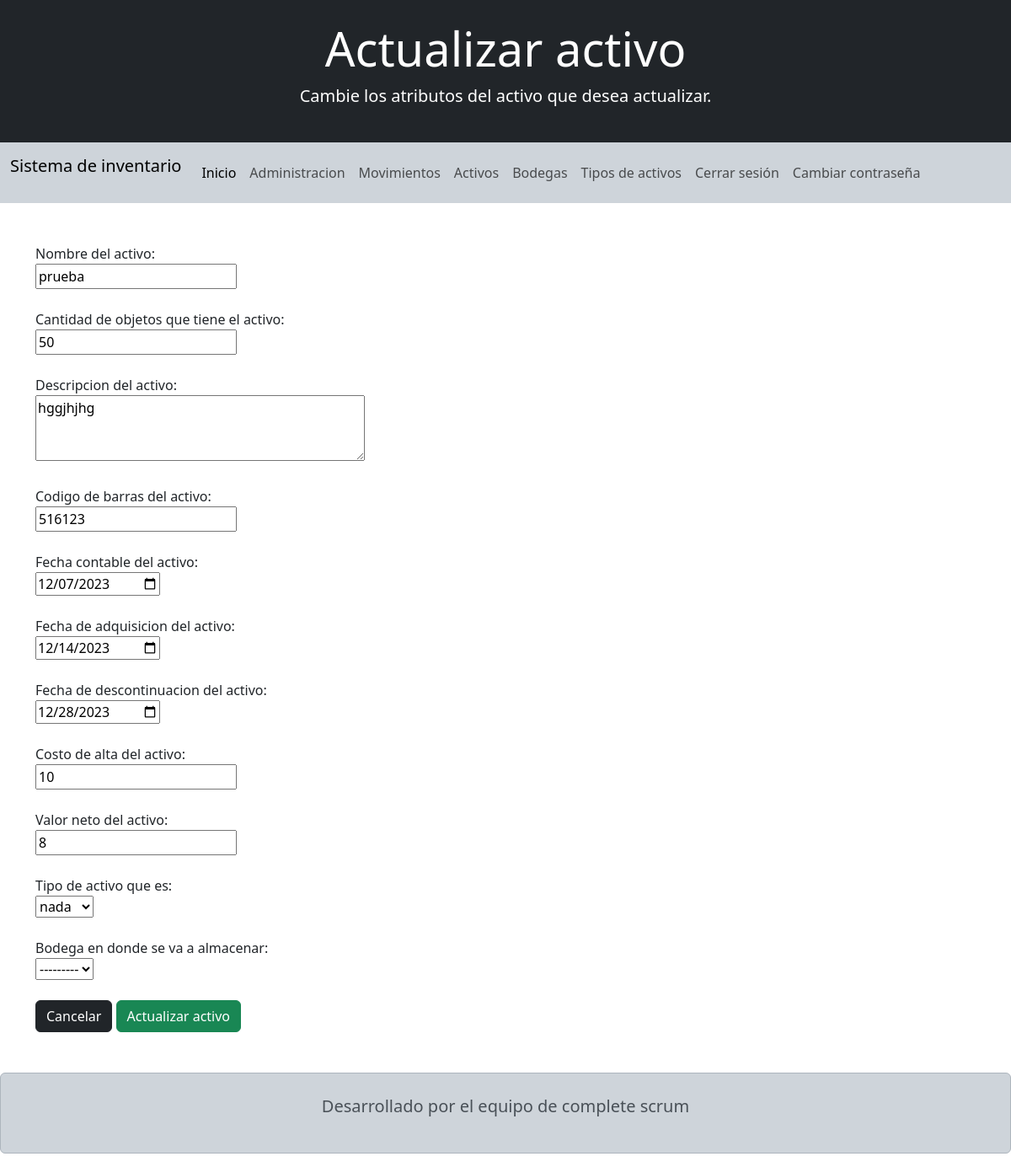
Page /actualizar-activo/1/ on the earlier database version.
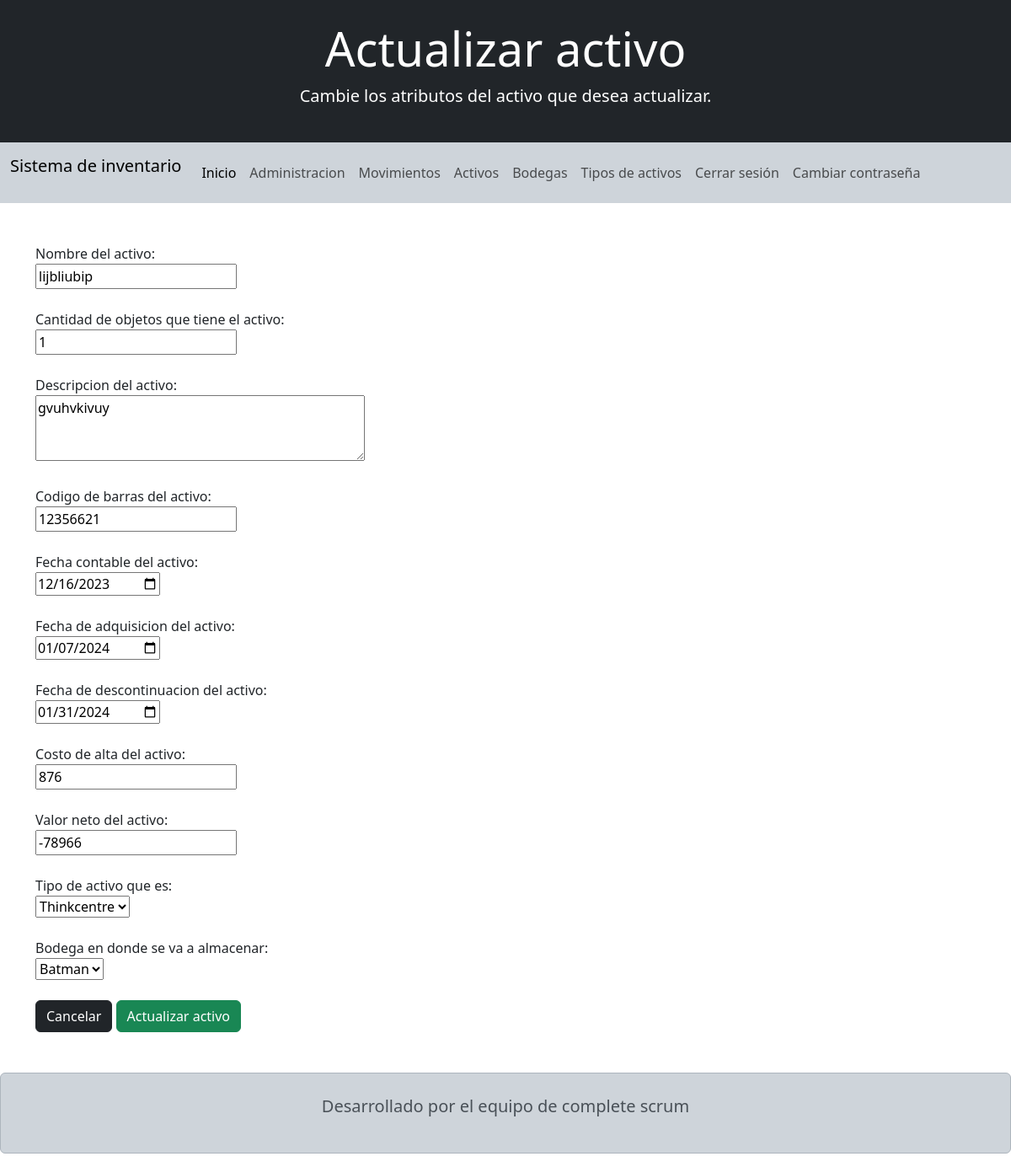
Same page on the later database version.
### appProject/models.py (models this page shows, shortened)
class Activo(models.Model):
    nombre =                models.CharField           (blank=False, null=False, verbose_name="Nombre del activo",           max_length=50)
    cantidad =              models.PositiveIntegerField(blank=False, null=False, verbose_name="Cantidad del activo")
    descripcion =           models.CharField           (blank=False, null=False, verbose_name="Descripcion del activo",      max_length=1000)
    codigo_barra =          models.CharField           (blank=False, null=False, verbose_name="Codigo de barras del activo", max_length=50)
    fecha_contable =        models.DateField           (blank=False, null=False, verbose_name="Fecha contable del activo")
    fecha_adquisicion =     models.DateField           (blank=False, null=False, verbose_name="Fecha de adquisicion del activo")
    fecha_descontinuacion = models.DateField           (blank=False, null=False, verbose_name="Fecha de descopntinuacion del activo")
    costo_alta =            models.PositiveIntegerField(blank=False, null=False, verbose_name="Costo de alta del activo")
    valor_neto =            models.IntegerField        (blank=False, null=False, verbose_name="Valor neto del activo")
    tipo_activo =           models.ForeignKey          (Tipo_activo, on_delete=models.PROTECT, blank=False, null=False)
    bodega =                models.ForeignKey          (Bodega,      on_delete=models.PROTECT, blank=False, null=False)

### appProject/views.py (the view, shortened to what this page needs)
# urls.py: path('actualizar-activo/<int:id>/', views.edit_activo, name='edit_activo'),
def edit_activo(req, id):
    activo = Activo.objects.get(id=id)
    form = FormActivo(instance=activo)
    formatted_fecha_contable = activo.fecha_contable.strftime('%Y-%m-%d')
    formatted_fecha_adquisicion = activo.fecha_adquisicion.strftime('%Y-%m-%d')
    formatted_fecha_descontinuacion = activo.fecha_descontinuacion.strftime('%Y-%m-%d')
    form.initial.update({
        'fecha_contable': formatted_fecha_contable,
        'fecha_adquisicion': formatted_fecha_adquisicion,
        'fecha_descontinuacion': formatted_fecha_descontinuacion,
    })
    data = {'form': form, 'accion': 'Actualizar', 'descripcion': 'Cambie los atributos del activo que desea actualizar.'}
    return render(req, 'activo/add_activo.html', data)

### appProject/forms.py
class FormActivo(forms.ModelForm):
    class Meta:
        model = Activo
        fields = ['nombre', 'cantidad', 'descripcion', 'codigo_barra', 'fecha_contable', 'fecha_adquisicion', 'fecha_descontinuacion', 'costo_alta', 'valor_neto', 'tipo_activo', 'bodega']
        widgets = {
            'fecha_contable': forms.DateInput(attrs={'type': 'date'}),
            'fecha_adquisicion': forms.DateInput(attrs={'type': 'date'}),
            'fecha_descontinuacion': forms.DateInput(attrs={'type': 'date'}),
        }
    descripcion = forms.CharField(
        widget=forms.Textarea(attrs={'rows': 3}),
        label='Descripción del activo'
    )

### appProject/models.py (called while the page is built)
    def __str__(self):
        return self.nombre

    def __str__(self):
        return self.nombre

### templates/activo/add_activo.html (shortened to what the changed rows need)
<!doctype html>
<html lang="es">
<head>
  <link href="https://cdn.jsdelivr.net/npm/bootstrap@5.3.2/dist/css/bootstrap.min.css" rel="stylesheet"
>
  <link rel="stylesheet" href="https://cdn.jsdelivr.net/npm/bootstrap-icons@1.11.2/font/bootstrap-icons.min.css">
</head>
<body>
    <header>
        <div class="bg-dark text-white py-4 text-center">
            <h1 class="display-4">{{ accion }} activo</h1>
        </div>
    </header>
    <br><br>
    <main>
        <div class="container">
            {% block content %}
            <form method="POST">
                <div class="form-group">{{ form.nombre }}</div>
                <br>
                <div class="form-group">
                    {{ form.cantidad }}
                </div>
                <br>
                <div class="form-group">
                    {{ form.descripcion }}
                </div>
                <br>
                <div class="form-group">
                    {{ form.codigo_barra }}
                </div>
                <br>
                <div class="form-group">
                    {{ form.fecha_contable }}
                </div>
                <br>
                <div class="form-group">
                    {{ form.fecha_adquisicion }}
                </div>
                <br>
                <div class="form-group">
                    {{ form.fecha_descontinuacion }}
                </div>
                <br>
                <div class="form-group">
                    {{ form.costo_alta }}
                </div>
                <br>
                <div class="form-group">
                    {{ form.valor_neto }}
                </div>
                <br>
                <div class="form-group">
                    {{ form.tipo_activo }}
                </div>
                <br>
                <div class="form-group">
                    {{ form.bodega }}
                </div>
                <br>
            </form>
            {% endblock %}
        </div>
    </main>
</body>
</html>

Differences in the rows shown:
changed Activo: nombre "prueba" → "lijbliubip"; cantidad "50" → "1"; descripcion "hggjhjhg" → "gvuhvkivuy"; codigo_barra "516123" → "12356621"; fecha_contable "12/07/2023" → "12/16/2023"; fecha_adquisicion "12/14/2023" → "01/07/2024"; fecha_descontinuacion "12/28/2023" → "01/31/2024"; costo_alta "10" → "876"; valor_neto "8" → "-78966"; tipo_activo "nada" → "Thinkcentre"; bodega "---------" → "Batman"
